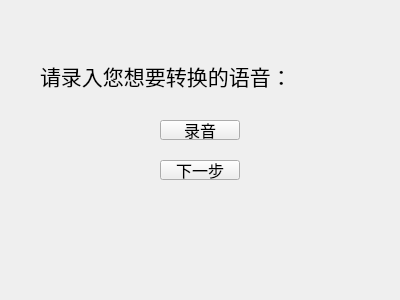
<?xml version="1.0" encoding="UTF-8"?>
<ui version="4.0">
 <class>RestrictedTrans</class>
 <widget class="QWidget" name="RestrictedTrans">
  <property name="geometry">
   <rect>
    <x>0</x>
    <y>0</y>
    <width>400</width>
    <height>300</height>
   </rect>
  </property>
  <property name="windowTitle">
   <string>限定语音风格转换</string>
  </property>
  <widget class="QLabel" name="label">
   <property name="geometry">
    <rect>
     <x>40</x>
     <y>60</y>
     <width>261</width>
     <height>31</height>
    </rect>
   </property>
   <property name="font">
    <font>
     <family>华文行楷</family>
     <pointsize>16</pointsize>
    </font>
   </property>
   <property name="text">
    <string>请录入您想要转换的语音：</string>
   </property>
  </widget>
  <widget class="QPushButton" name="pushButton">
   <property name="geometry">
    <rect>
     <x>160</x>
     <y>120</y>
     <width>80</width>
     <height>20</height>
    </rect>
   </property>
   <property name="font">
    <font>
     <family>华文新魏</family>
     <pointsize>12</pointsize>
    </font>
   </property>
   <property name="text">
    <string>录音</string>
   </property>
  </widget>
  <widget class="QPushButton" name="nextBtn">
   <property name="geometry">
    <rect>
     <x>160</x>
     <y>160</y>
     <width>80</width>
     <height>20</height>
    </rect>
   </property>
   <property name="font">
    <font>
     <family>华文新魏</family>
     <pointsize>12</pointsize>
    </font>
   </property>
   <property name="text">
    <string>下一步</string>
   </property>
  </widget>
 </widget>
 <resources/>
 <connections/>
</ui>
